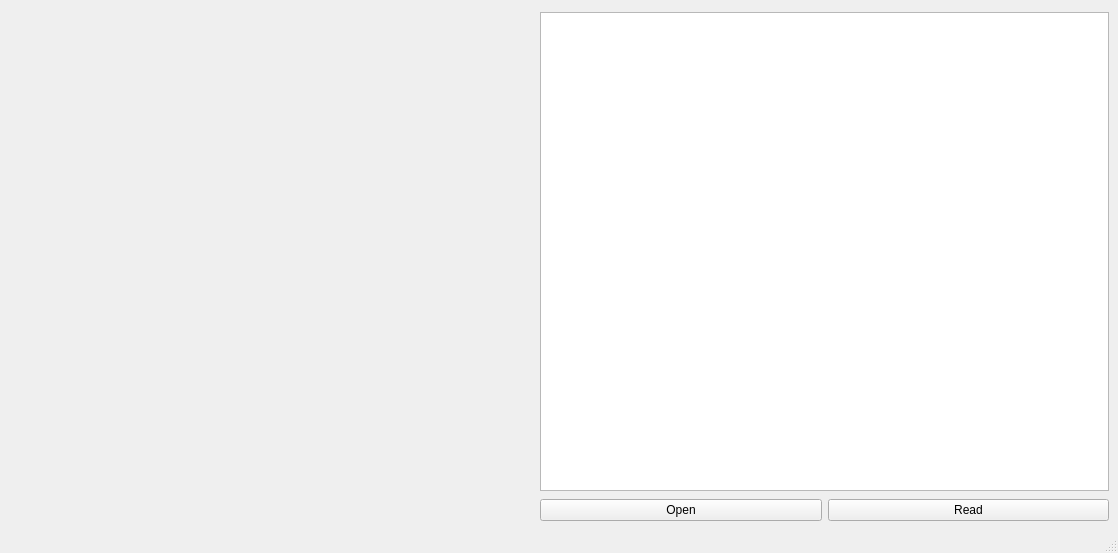
<?xml version="1.0" encoding="UTF-8"?>
<ui version="4.0">
 <class>LabelReader</class>
 <widget class="QMainWindow" name="LabelReader">
  <property name="geometry">
   <rect>
    <x>0</x>
    <y>0</y>
    <width>1118</width>
    <height>553</height>
   </rect>
  </property>
  <property name="minimumSize">
   <size>
    <width>1118</width>
    <height>553</height>
   </size>
  </property>
  <property name="maximumSize">
   <size>
    <width>1118</width>
    <height>553</height>
   </size>
  </property>
  <property name="windowTitle">
   <string>Label Reader</string>
  </property>
  <property name="windowIcon">
   <iconset>
    <normaloff>label.png</normaloff>label.png</iconset>
  </property>
  <widget class="QWidget" name="centralwidget">
   <widget class="QWidget" name="horizontalLayoutWidget_2">
    <property name="geometry">
     <rect>
      <x>20</x>
      <y>10</y>
      <width>1091</width>
      <height>514</height>
     </rect>
    </property>
    <layout class="QHBoxLayout" name="horizontalLayout_2">
     <item>
      <widget class="QLabel" name="pic">
       <property name="maximumSize">
        <size>
         <width>512</width>
         <height>479</height>
        </size>
       </property>
       <property name="text">
        <string/>
       </property>
       <property name="pixmap">
        <pixmap>label.png</pixmap>
       </property>
       <property name="scaledContents">
        <bool>true</bool>
       </property>
       <property name="wordWrap">
        <bool>false</bool>
       </property>
      </widget>
     </item>
     <item>
      <layout class="QVBoxLayout" name="verticalLayout">
       <item>
        <widget class="QTextBrowser" name="result">
         <property name="minimumSize">
          <size>
           <width>569</width>
           <height>479</height>
          </size>
         </property>
         <property name="maximumSize">
          <size>
           <width>569</width>
           <height>479</height>
          </size>
         </property>
        </widget>
       </item>
       <item>
        <layout class="QHBoxLayout" name="horizontalLayout">
         <item>
          <widget class="QPushButton" name="openb">
           <property name="text">
            <string>Open</string>
           </property>
          </widget>
         </item>
         <item>
          <widget class="QPushButton" name="readb">
           <property name="text">
            <string>Read</string>
           </property>
          </widget>
         </item>
        </layout>
       </item>
      </layout>
     </item>
    </layout>
   </widget>
  </widget>
  <widget class="QStatusBar" name="statusbar"/>
 </widget>
 <resources/>
 <connections/>
</ui>
